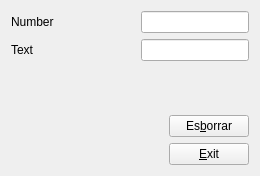
<?xml version="1.0" encoding="UTF-8"?>
<ui version="4.0">
 <class>Form</class>
 <widget class="QWidget" name="Form">
  <property name="geometry">
   <rect>
    <x>0</x>
    <y>0</y>
    <width>260</width>
    <height>176</height>
   </rect>
  </property>
  <property name="windowTitle">
   <string>Form</string>
  </property>
  <layout class="QVBoxLayout" name="verticalLayout">
   <item>
    <layout class="QHBoxLayout" name="horizontalLayout">
     <item>
      <widget class="QLabel" name="label">
       <property name="text">
        <string>Number</string>
       </property>
      </widget>
     </item>
     <item>
      <spacer name="horizontalSpacer_3">
       <property name="orientation">
        <enum>Qt::Horizontal</enum>
       </property>
       <property name="sizeHint" stdset="0">
        <size>
         <width>40</width>
         <height>20</height>
        </size>
       </property>
      </spacer>
     </item>
     <item>
      <widget class="QLineEdit" name="lineEdit">
       <property name="styleSheet">
        <string notr="true">color: rgb(255, 0, 4);</string>
       </property>
       <property name="inputMethodHints">
        <set>Qt::ImhNone</set>
       </property>
       <property name="inputMask">
        <string>99999999</string>
       </property>
       <property name="text">
        <string/>
       </property>
       <property name="maxLength">
        <number>8</number>
       </property>
      </widget>
     </item>
    </layout>
   </item>
   <item>
    <layout class="QHBoxLayout" name="horizontalLayout_2">
     <item>
      <widget class="QLabel" name="label_2">
       <property name="text">
        <string>Text</string>
       </property>
      </widget>
     </item>
     <item>
      <spacer name="horizontalSpacer_4">
       <property name="orientation">
        <enum>Qt::Horizontal</enum>
       </property>
       <property name="sizeHint" stdset="0">
        <size>
         <width>40</width>
         <height>20</height>
        </size>
       </property>
      </spacer>
     </item>
     <item>
      <widget class="QLineEdit" name="lineEdit_2">
       <property name="styleSheet">
        <string notr="true">color: rgb(2, 2, 255);</string>
       </property>
       <property name="inputMethodHints">
        <set>Qt::ImhNone</set>
       </property>
       <property name="inputMask">
        <string>aaaaaaaaaaaaa</string>
       </property>
       <property name="maxLength">
        <number>13</number>
       </property>
      </widget>
     </item>
    </layout>
   </item>
   <item>
    <spacer name="verticalSpacer">
     <property name="orientation">
      <enum>Qt::Vertical</enum>
     </property>
     <property name="sizeHint" stdset="0">
      <size>
       <width>20</width>
       <height>0</height>
      </size>
     </property>
    </spacer>
   </item>
   <item>
    <layout class="QHBoxLayout" name="horizontalLayout_4">
     <item>
      <spacer name="horizontalSpacer_2">
       <property name="orientation">
        <enum>Qt::Horizontal</enum>
       </property>
       <property name="sizeHint" stdset="0">
        <size>
         <width>268</width>
         <height>20</height>
        </size>
       </property>
      </spacer>
     </item>
     <item>
      <widget class="QPushButton" name="pushButton_2">
       <property name="text">
        <string>Es&amp;borrar</string>
       </property>
      </widget>
     </item>
    </layout>
   </item>
   <item>
    <layout class="QHBoxLayout" name="horizontalLayout_3">
     <item>
      <spacer name="horizontalSpacer">
       <property name="orientation">
        <enum>Qt::Horizontal</enum>
       </property>
       <property name="sizeHint" stdset="0">
        <size>
         <width>218</width>
         <height>20</height>
        </size>
       </property>
      </spacer>
     </item>
     <item>
      <widget class="QPushButton" name="pushButton">
       <property name="text">
        <string>&amp;Exit</string>
       </property>
      </widget>
     </item>
    </layout>
   </item>
  </layout>
 </widget>
 <resources/>
 <connections>
  <connection>
   <sender>pushButton</sender>
   <signal>clicked()</signal>
   <receiver>Form</receiver>
   <slot>close()</slot>
   <hints>
    <hint type="sourcelabel">
     <x>361</x>
     <y>264</y>
    </hint>
    <hint type="destinationlabel">
     <x>343</x>
     <y>180</y>
    </hint>
   </hints>
  </connection>
  <connection>
   <sender>pushButton_2</sender>
   <signal>clicked()</signal>
   <receiver>lineEdit_2</receiver>
   <slot>clear()</slot>
   <hints>
    <hint type="sourcelabel">
     <x>336</x>
     <y>215</y>
    </hint>
    <hint type="destinationlabel">
     <x>262</x>
     <y>114</y>
    </hint>
   </hints>
  </connection>
  <connection>
   <sender>pushButton_2</sender>
   <signal>clicked()</signal>
   <receiver>lineEdit</receiver>
   <slot>clear()</slot>
   <hints>
    <hint type="sourcelabel">
     <x>378</x>
     <y>216</y>
    </hint>
    <hint type="destinationlabel">
     <x>282</x>
     <y>48</y>
    </hint>
   </hints>
  </connection>
 </connections>
</ui>
